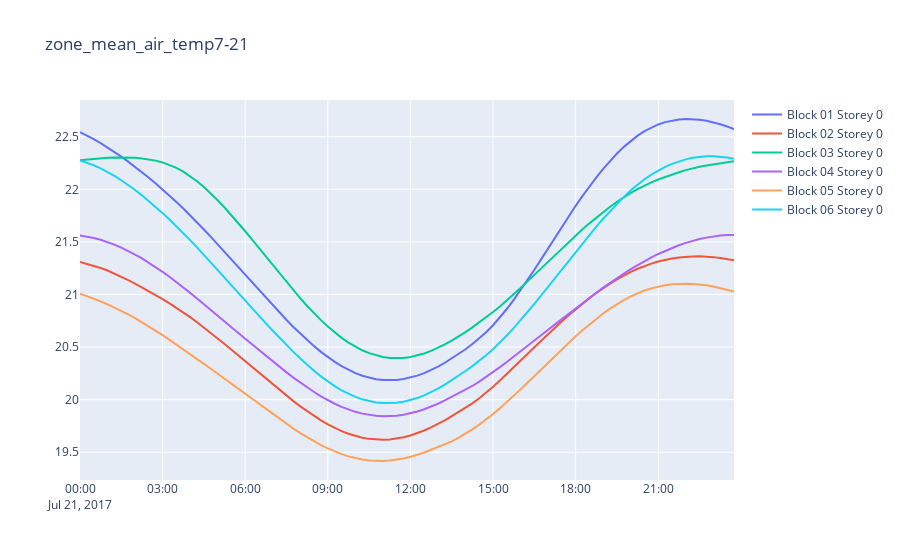

The notebook cell this image was saved under:
### Code cell
tp = TimePlot(CASE_NAME)

for o in outputs:
    tp.request_output(o)
tp.dataset_names

print(tp.dataset_names)

tp.make_time_plot(tp.dataset_names[5])
